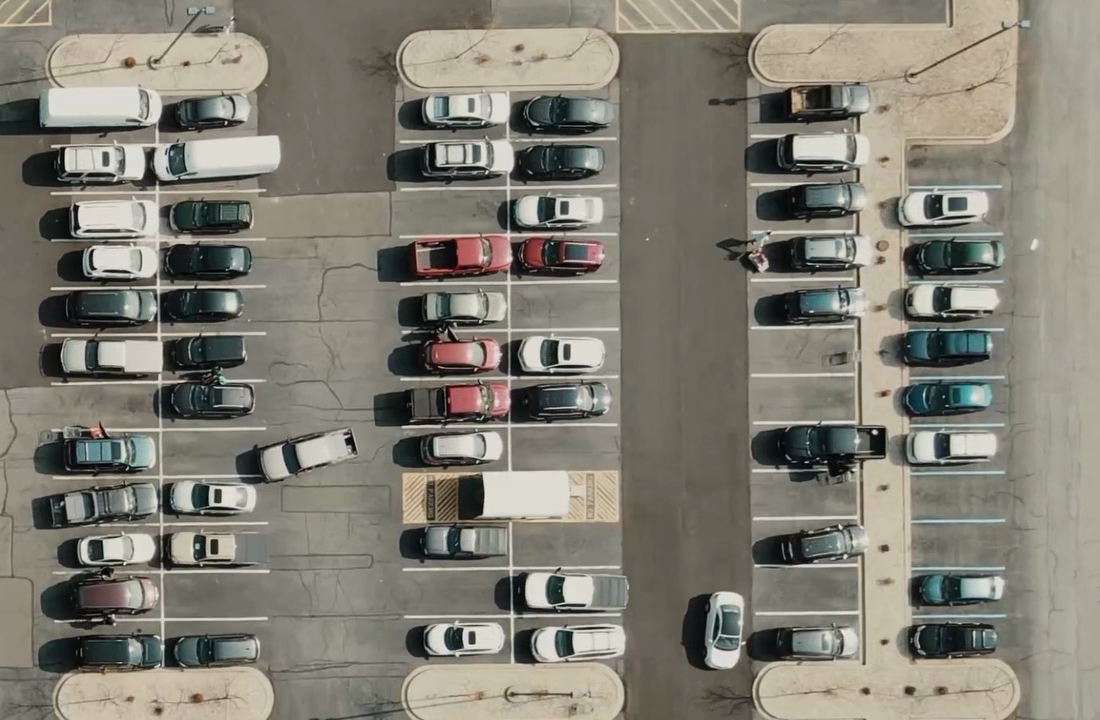
#> input picture img.png, 1100 x 720 px
$ python -i main.py   (imports and definitions only)
#> lines starting #> are read from the running program, lines starting #| are printed output that depends on the picture; after the words box and inside, x2 and y2 are one past the last pixel; in counts of white or black regions, pixels touching at a corner belong together
#> further down, picture is the input picture: shape (720, 1100, 3); mean B, G, R 116, 126.7, 129.8
import cv2
import numpy as np
import pickle
import streamlit as st
import time
import matplotlib.pyplot as plt

# Constants
RECT_W, RECT_H = 107, 48

def process_frame(frame):
    # Image processing pipeline
    gray = cv2.cvtColor(frame, cv2.COLOR_BGR2GRAY)
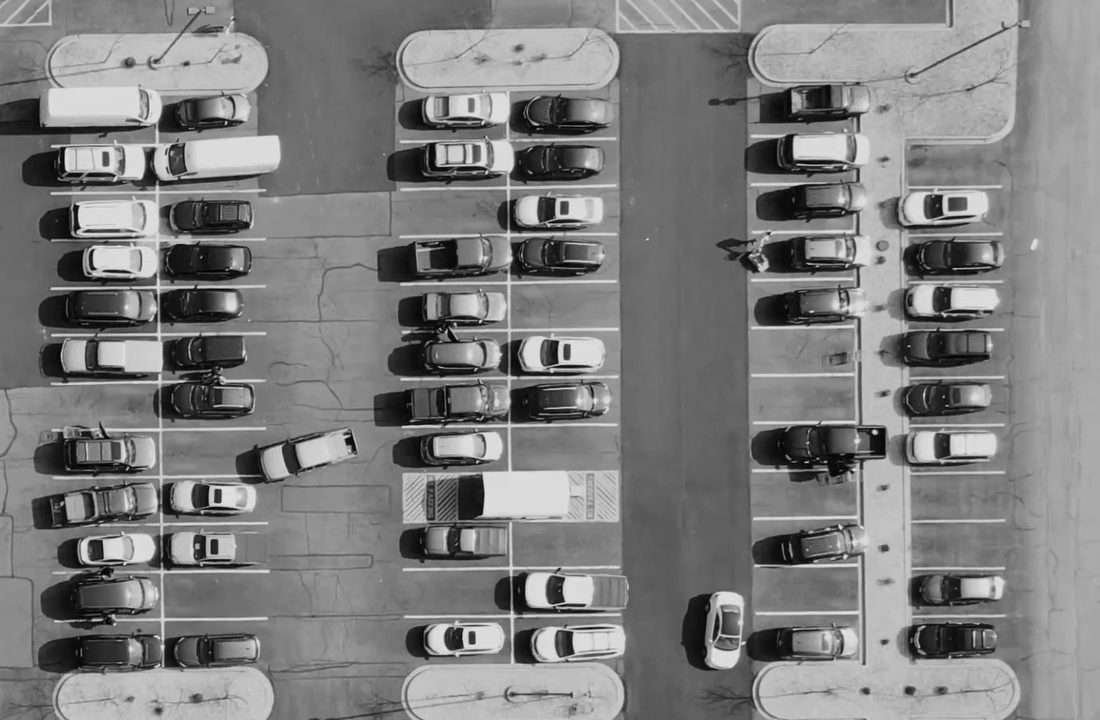
#> gray: shape (720, 1100); min 0, max 232, mean 126.4
    blur = cv2.GaussianBlur(gray, (3, 3), 1)
    thresh = cv2.adaptiveThreshold(blur, 255, cv2.ADAPTIVE_THRESH_GAUSSIAN_C, cv2.THRESH_BINARY_INV, 25, 16)
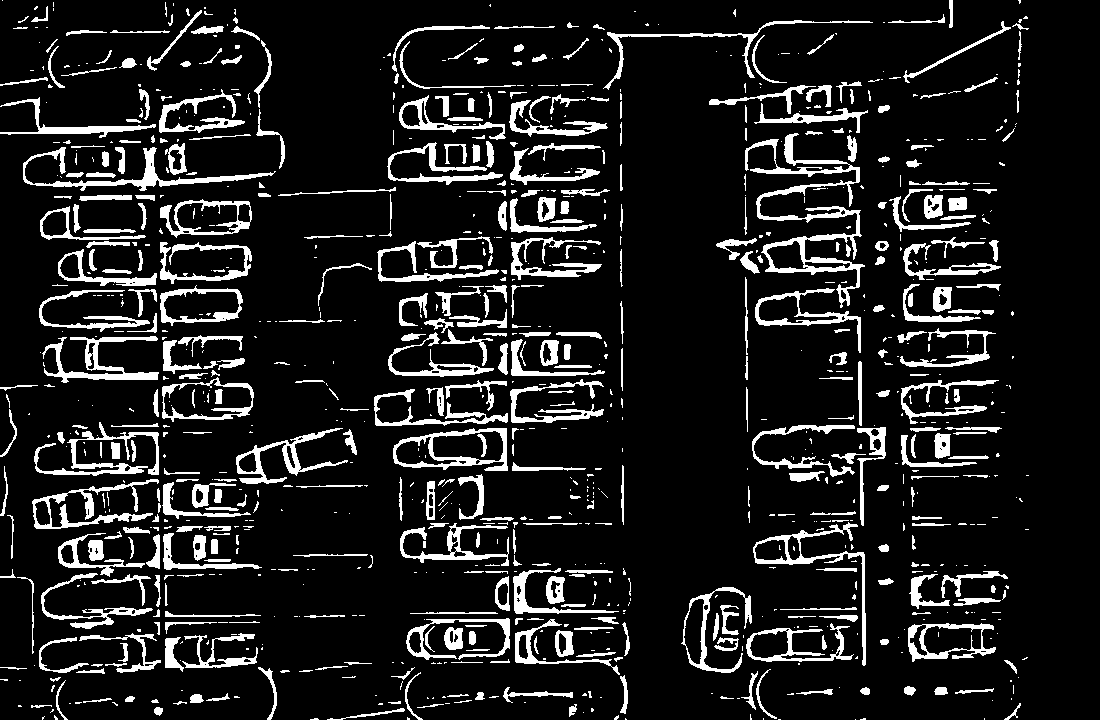
#> thresh: shape (720, 1100); 11.9% white; 1006 white regions (565 under 20 px), largest, box (x1, y1, x2, y2) and area: (745, 133, 865, 308) 3900, (23, 147, 276, 191) 1800, (42, 336, 159, 383) 1619
    median_blur = cv2.medianBlur(thresh, 5)
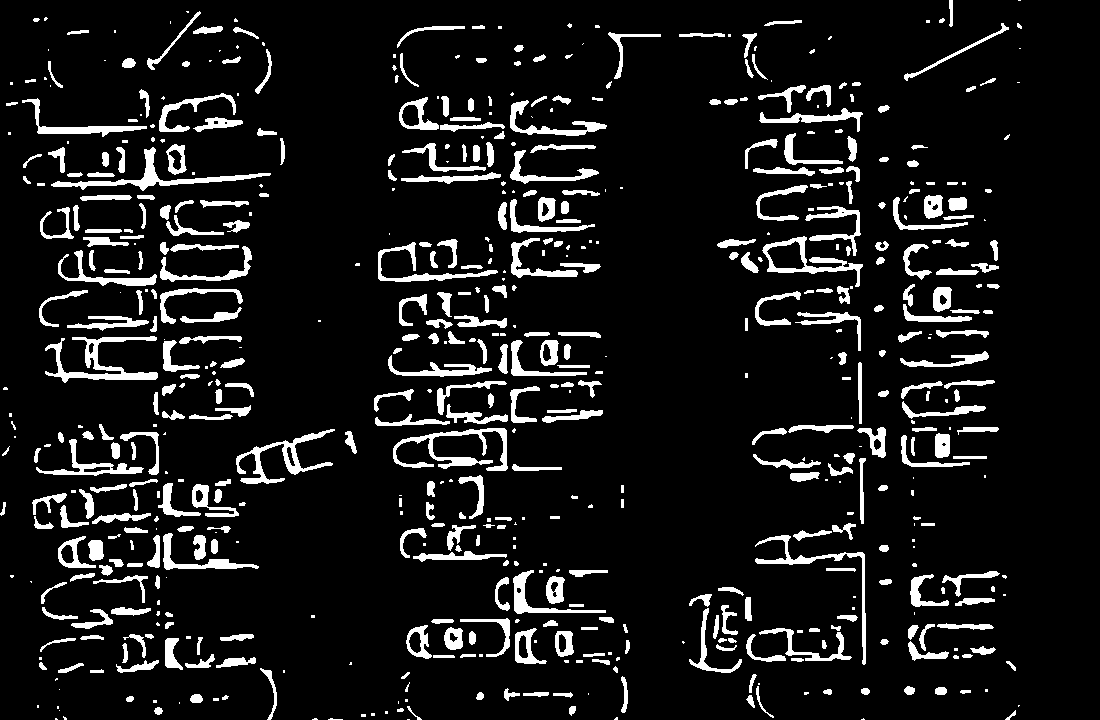
#> median_blur: shape (720, 1100); 9.7% white; 627 white regions (200 under 20 px), largest, box (x1, y1, x2, y2) and area: (45, 336, 158, 383) 1591, (393, 428, 508, 471) 1487, (51, 147, 271, 191) 1418
    kernel = np.ones((3, 3), np.uint8)
    dilate = cv2.dilate(median_blur, kernel, iterations=1)
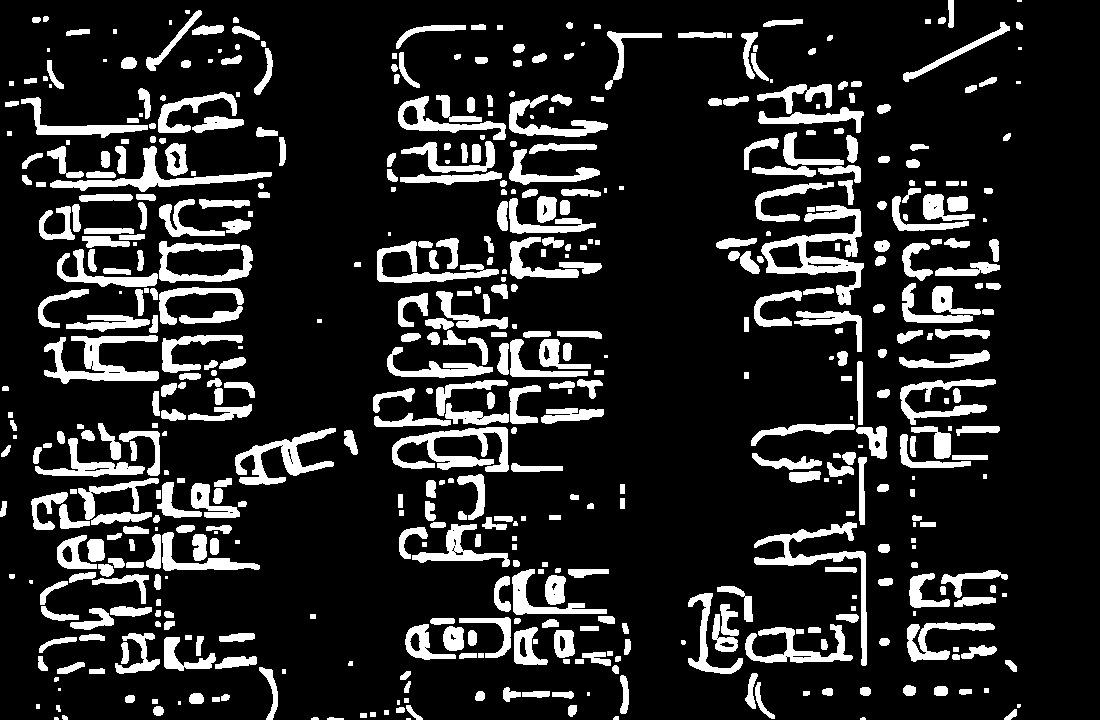
#> dilate: shape (720, 1100); 15.6% white; 536 white regions (44 under 20 px), largest, box (x1, y1, x2, y2) and area: (761, 205, 864, 305) 3093, (44, 335, 159, 384) 2330, (392, 427, 509, 472) 2291
    return dilate

# [86 lines left out: functions check_parking_spaces, display_frame, display_graph, main, not called in this run]

# [2 lines not run here, left out]

>>> import cv2
>>> picture = cv2.imread('img.png')
>>> result = process_frame(picture)
